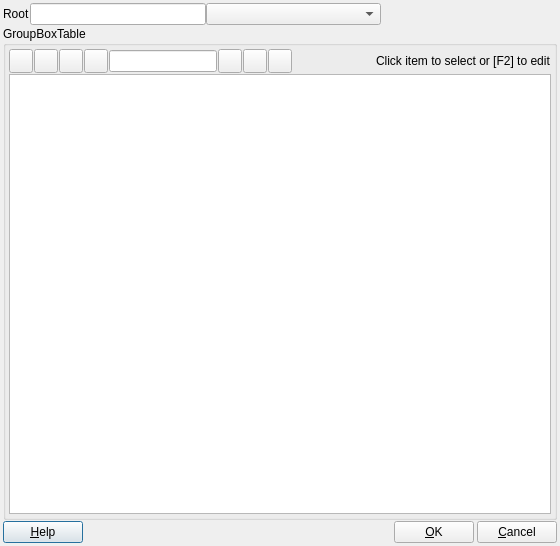
<?xml version="1.0" encoding="UTF-8"?>
<ui version="4.0">
 <class>DB_TableDialog</class>
 <widget class="QDialog" name="DB_TableDialog">
  <property name="geometry">
   <rect>
    <x>0</x>
    <y>0</y>
    <width>560</width>
    <height>546</height>
   </rect>
  </property>
  <property name="windowTitle">
   <string>Dialog</string>
  </property>
  <layout class="QGridLayout" name="glMain">
   <property name="leftMargin">
    <number>3</number>
   </property>
   <property name="topMargin">
    <number>3</number>
   </property>
   <property name="rightMargin">
    <number>3</number>
   </property>
   <property name="bottomMargin">
    <number>3</number>
   </property>
   <property name="horizontalSpacing">
    <number>3</number>
   </property>
   <property name="verticalSpacing">
    <number>1</number>
   </property>
   <item row="0" column="0">
    <layout class="QHBoxLayout" name="hlRoot">
     <item>
      <widget class="QLabel" name="lblRoot">
       <property name="text">
        <string>Root</string>
       </property>
      </widget>
     </item>
     <item>
      <widget class="QLineEdit" name="leRoot"/>
     </item>
     <item>
      <widget class="QComboBox" name="cbSourceModelFilter">
       <property name="sizePolicy">
        <sizepolicy hsizetype="Expanding" vsizetype="Fixed">
         <horstretch>0</horstretch>
         <verstretch>0</verstretch>
        </sizepolicy>
       </property>
      </widget>
     </item>
     <item>
      <spacer name="horizontalSpacer_3">
       <property name="orientation">
        <enum>Qt::Horizontal</enum>
       </property>
       <property name="sizeHint" stdset="0">
        <size>
         <width>40</width>
         <height>20</height>
        </size>
       </property>
      </spacer>
     </item>
    </layout>
   </item>
   <item row="1" column="0">
    <widget class="QGroupBox" name="gbTable">
     <property name="title">
      <string>GroupBoxTable</string>
     </property>
     <layout class="QGridLayout" name="gridLayout">
      <property name="leftMargin">
       <number>3</number>
      </property>
      <property name="topMargin">
       <number>3</number>
      </property>
      <property name="rightMargin">
       <number>3</number>
      </property>
      <property name="bottomMargin">
       <number>3</number>
      </property>
      <property name="horizontalSpacing">
       <number>3</number>
      </property>
      <property name="verticalSpacing">
       <number>1</number>
      </property>
      <item row="0" column="0">
       <layout class="QHBoxLayout" name="hlAdd">
        <property name="spacing">
         <number>1</number>
        </property>
        <item>
         <widget class="QToolButton" name="pbAdd">
          <property name="minimumSize">
           <size>
            <width>24</width>
            <height>24</height>
           </size>
          </property>
          <property name="maximumSize">
           <size>
            <width>24</width>
            <height>24</height>
           </size>
          </property>
          <property name="toolTip">
           <string>Add item</string>
          </property>
          <property name="text">
           <string/>
          </property>
          <property name="icon">
           <iconset resource="db.qrc">
            <normaloff>:/images/icons/add.png</normaloff>:/images/icons/add.png</iconset>
          </property>
          <property name="iconSize">
           <size>
            <width>16</width>
            <height>16</height>
           </size>
          </property>
         </widget>
        </item>
        <item>
         <widget class="QToolButton" name="pbDelete">
          <property name="minimumSize">
           <size>
            <width>24</width>
            <height>24</height>
           </size>
          </property>
          <property name="maximumSize">
           <size>
            <width>24</width>
            <height>24</height>
           </size>
          </property>
          <property name="toolTip">
           <string>Delete item</string>
          </property>
          <property name="text">
           <string/>
          </property>
          <property name="icon">
           <iconset resource="db.qrc">
            <normaloff>:/images/icons/delete.png</normaloff>:/images/icons/delete.png</iconset>
          </property>
          <property name="iconSize">
           <size>
            <width>16</width>
            <height>16</height>
           </size>
          </property>
         </widget>
        </item>
        <item>
         <widget class="QToolButton" name="pbUp">
          <property name="minimumSize">
           <size>
            <width>24</width>
            <height>24</height>
           </size>
          </property>
          <property name="maximumSize">
           <size>
            <width>24</width>
            <height>24</height>
           </size>
          </property>
          <property name="toolTip">
           <string>Move item up</string>
          </property>
          <property name="text">
           <string/>
          </property>
          <property name="icon">
           <iconset resource="db.qrc">
            <normaloff>:/images/icons/arrow_up.png</normaloff>:/images/icons/arrow_up.png</iconset>
          </property>
          <property name="iconSize">
           <size>
            <width>16</width>
            <height>16</height>
           </size>
          </property>
         </widget>
        </item>
        <item>
         <widget class="QToolButton" name="pbDown">
          <property name="minimumSize">
           <size>
            <width>24</width>
            <height>24</height>
           </size>
          </property>
          <property name="maximumSize">
           <size>
            <width>24</width>
            <height>24</height>
           </size>
          </property>
          <property name="toolTip">
           <string>Move item down</string>
          </property>
          <property name="text">
           <string/>
          </property>
          <property name="icon">
           <iconset resource="db.qrc">
            <normaloff>:/images/icons/arrow_down.png</normaloff>:/images/icons/arrow_down.png</iconset>
          </property>
          <property name="iconSize">
           <size>
            <width>16</width>
            <height>16</height>
           </size>
          </property>
         </widget>
        </item>
        <item>
         <widget class="QLineEdit" name="leFind"/>
        </item>
        <item>
         <widget class="QToolButton" name="pbFind">
          <property name="minimumSize">
           <size>
            <width>24</width>
            <height>24</height>
           </size>
          </property>
          <property name="maximumSize">
           <size>
            <width>24</width>
            <height>24</height>
           </size>
          </property>
          <property name="toolTip">
           <string>Find (next)</string>
          </property>
          <property name="text">
           <string/>
          </property>
          <property name="icon">
           <iconset resource="db.qrc">
            <normaloff>:/images/icons/find.png</normaloff>:/images/icons/find.png</iconset>
          </property>
         </widget>
        </item>
        <item>
         <widget class="QToolButton" name="pbFilter">
          <property name="minimumSize">
           <size>
            <width>24</width>
            <height>24</height>
           </size>
          </property>
          <property name="maximumSize">
           <size>
            <width>24</width>
            <height>24</height>
           </size>
          </property>
          <property name="toolTip">
           <string>Filter</string>
          </property>
          <property name="text">
           <string/>
          </property>
          <property name="icon">
           <iconset resource="db.qrc">
            <normaloff>:/images/icons/filter.png</normaloff>:/images/icons/filter.png</iconset>
          </property>
         </widget>
        </item>
        <item>
         <widget class="QToolButton" name="pbFilterClear">
          <property name="minimumSize">
           <size>
            <width>24</width>
            <height>24</height>
           </size>
          </property>
          <property name="maximumSize">
           <size>
            <width>24</width>
            <height>24</height>
           </size>
          </property>
          <property name="toolTip">
           <string>Empty filter</string>
          </property>
          <property name="text">
           <string/>
          </property>
          <property name="icon">
           <iconset resource="db.qrc">
            <normaloff>:/images/icons/filter_empty.png</normaloff>:/images/icons/filter_empty.png</iconset>
          </property>
         </widget>
        </item>
        <item>
         <spacer name="horizontalSpacer_2">
          <property name="orientation">
           <enum>Qt::Horizontal</enum>
          </property>
          <property name="sizeHint" stdset="0">
           <size>
            <width>40</width>
            <height>20</height>
           </size>
          </property>
         </spacer>
        </item>
        <item>
         <widget class="QLabel" name="lblTvInfo">
          <property name="text">
           <string>Click item to select or [F2] to edit</string>
          </property>
         </widget>
        </item>
       </layout>
      </item>
      <item row="1" column="0">
       <widget class="QTableView" name="tableView"/>
      </item>
     </layout>
    </widget>
   </item>
   <item row="2" column="0">
    <layout class="QHBoxLayout" name="hlOk">
     <property name="spacing">
      <number>3</number>
     </property>
     <item>
      <widget class="QPushButton" name="pbHelp">
       <property name="text">
        <string>&amp;Help</string>
       </property>
      </widget>
     </item>
     <item>
      <spacer name="horizontalSpacer">
       <property name="orientation">
        <enum>Qt::Horizontal</enum>
       </property>
       <property name="sizeHint" stdset="0">
        <size>
         <width>40</width>
         <height>20</height>
        </size>
       </property>
      </spacer>
     </item>
     <item>
      <widget class="QPushButton" name="pbOk">
       <property name="text">
        <string>&amp;OK</string>
       </property>
       <property name="default">
        <bool>false</bool>
       </property>
      </widget>
     </item>
     <item>
      <widget class="QPushButton" name="pbCancel">
       <property name="text">
        <string>&amp;Cancel</string>
       </property>
      </widget>
     </item>
    </layout>
   </item>
  </layout>
 </widget>
 <tabstops>
  <tabstop>tableView</tabstop>
  <tabstop>pbOk</tabstop>
  <tabstop>pbCancel</tabstop>
  <tabstop>pbHelp</tabstop>
  <tabstop>pbAdd</tabstop>
  <tabstop>pbDelete</tabstop>
  <tabstop>pbUp</tabstop>
  <tabstop>pbDown</tabstop>
  <tabstop>leFind</tabstop>
  <tabstop>pbFind</tabstop>
  <tabstop>pbFilter</tabstop>
  <tabstop>pbFilterClear</tabstop>
  <tabstop>leRoot</tabstop>
 </tabstops>
 <resources>
  <include location="db.qrc"/>
 </resources>
 <connections/>
</ui>
